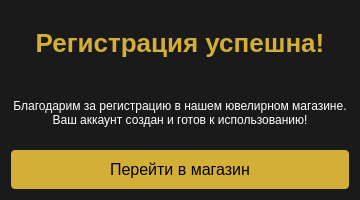
<?xml version="1.0" encoding="UTF-8"?>
<ui version="4.0">
 <class>Dialog</class>
 <widget class="QDialog" name="Dialog">
  <property name="geometry">
   <rect>
    <x>0</x>
    <y>0</y>
    <width>360</width>
    <height>200</height>
   </rect>
  </property>
  <property name="windowTitle">
   <string>Dialog</string>
  </property>
  <property name="styleSheet">
   <string notr="true">QDialog {
    background-color: #1a1a1a;
    color: white;
    font-family: 'Segoe UI';
}</string>
  </property>
  <layout class="QVBoxLayout" name="verticalLayout">
   <item>
    <widget class="QLabel" name="title">
     <property name="styleSheet">
      <string notr="true">QLabel {
    font-size: 26px;
    color: #d4af37; /* Золотой */
    font-weight: bold;
    padding: 10px;
}</string>
     </property>
     <property name="text">
      <string>Регистрация успешна!</string>
     </property>
     <property name="alignment">
      <set>Qt::AlignmentFlag::AlignCenter</set>
     </property>
    </widget>
   </item>
   <item>
    <widget class="QLabel" name="label">
     <property name="styleSheet">
      <string notr="true">
    color: #ffffff
 </string>
     </property>
     <property name="text">
      <string>Благодарим за регистрацию в нашем ювелирном магазине. 
Ваш аккаунт создан и готов к использованию!</string>
     </property>
     <property name="alignment">
      <set>Qt::AlignmentFlag::AlignCenter</set>
     </property>
    </widget>
   </item>
   <item>
    <widget class="QPushButton" name="pushButton">
     <property name="styleSheet">
      <string notr="true">QPushButton {
    background-color: #d4af37;  /* Золотой */
    color: black;
    border: none;
    padding: 10px 20px;
    font-size: 16px;
    border-radius: 4px;
    min-width: 120px;
}

QPushButton:hover {
    background-color: #f0d87c;  /* Светлее при наведении */
}

QPushButton:pressed {
    background-color: #b79530;  /* Темнее при нажатии */
}</string>
     </property>
     <property name="text">
      <string>Перейти в магазин</string>
     </property>
    </widget>
   </item>
  </layout>
 </widget>
 <resources/>
 <connections/>
</ui>
